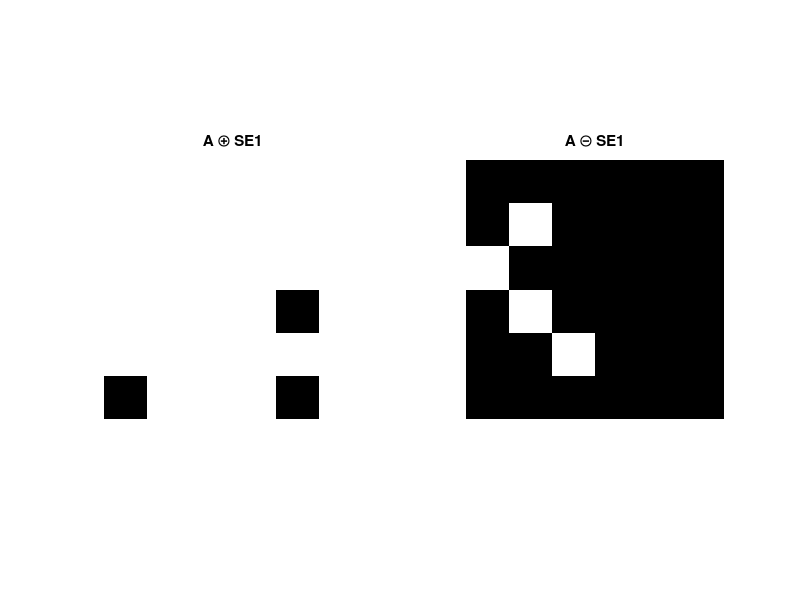
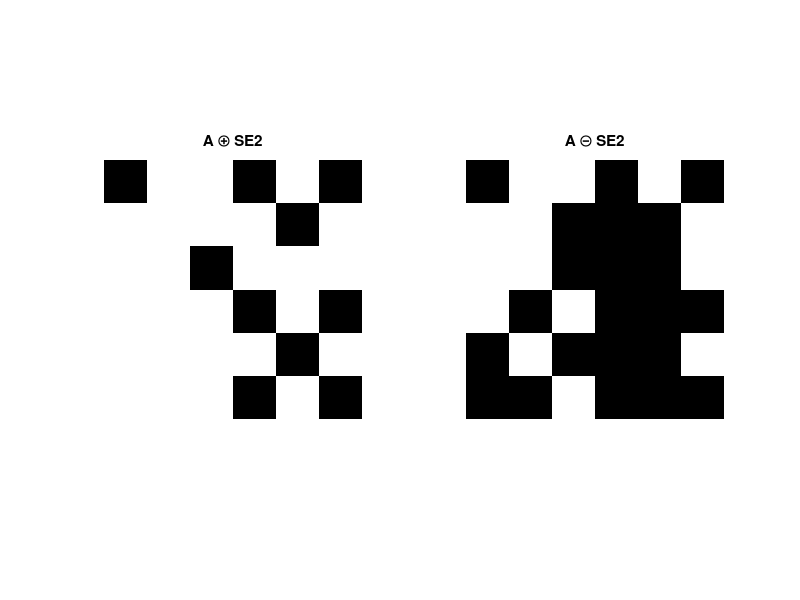
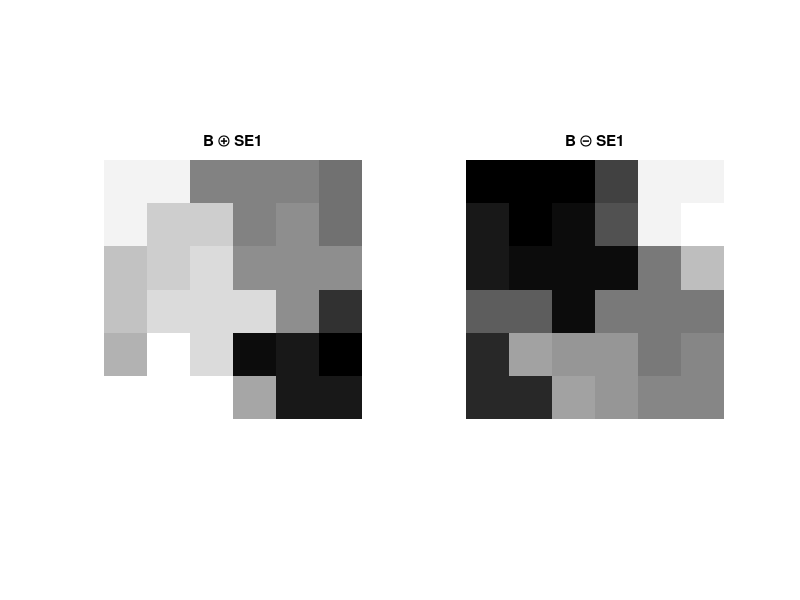
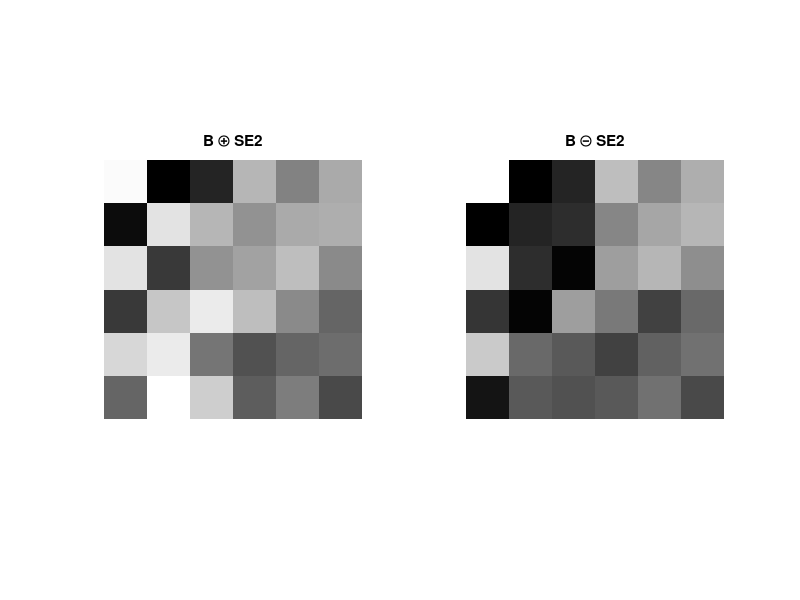

Reproduce these figures in MATLAB, in order.
clear;
close all;

% Declaración de matrices A y B, así como de los elementos estructurantes
A = [
    0 1 1 0 1 0;
    1 1 1 0 0 1;
    1 1 0 1 0 1;
    1 1 1 0 0 0;
    0 1 1 1 0 1;
    0 0 1 0 0 0
];

B = [
  35 1 6 26 19 24;
  3 32 7 21 23 25;
  31 9 2 22 27 20;
  8 28 33 17 10 15;
  30 15 13 12 14 16;
  4 36 29 13 18 11
];

SE1 = [
    0 1 0;
    1 1 1;
    0 1 0
];

% Para definir SE2 debemos añadir elementos de relleno con valor cero para
% poder controlar el elemento que será tomado como pivote.
SE2 = [
    0, 0, 1;
    0, 1, 0;
    0, 0, 0
];

% En la función imshow se usa el array [] como argumento para indicar
% que los pixeles sean mapeados al rango [0, 255] en vez de conservar
% su valor real, así los resultados se podrán visualizar mejor.

% Figura con resultados de la dilatación y erosión de A con SE1
figure;
subplot(1, 2, 1);
imshow(imresize(imdilate(A, SE1), 40, 'nearest'));
title('A ⊕ SE1');

subplot(1, 2, 2);
imshow(imresize(imerode(A, SE1), 40, 'nearest'));
title('A ⊖ SE1');

exportgraphics(gcf, 'A-SE1.png', 'Resolution', 1200);

% Figura con resultados de la dilatación y erosión de A con SE2
figure;
subplot(1, 2, 1);
% Al utilizar la dilatación, MATLAB parece aplicar una transposición
% al elemento estructurante, por lo que debemos usar la función
% directamente con la matriz transpuesta para obtener el resultado deseado.
% Esto solo es necesario cuando usamos SE2 y no con SE1, ya que este
% último es simétrico.
imshow(imresize(imdilate(A, SE2'), 40, 'nearest'));
title('A ⊕ SE2');

subplot(1, 2, 2);
imshow(imresize(imerode(A, SE2), 40, 'nearest'));
title('A ⊖ SE2');

exportgraphics(gcf, 'A-SE2.png', 'Resolution', 1200);

% Figura con resultados de la dilatación y erosión de B con SE1
figure;
subplot(1, 2, 1);
imshow(imresize(imdilate(B, SE1), 40, 'nearest'), []);
title('B ⊕ SE1');

subplot(1, 2, 2);
imshow(imresize(imerode(B, SE1), 40, 'nearest'), []);
title('B ⊖ SE1');

exportgraphics(gcf, 'B-SE1.png', 'Resolution', 1200);

% Figura con resultados de la dilatación y erosión de B con SE2
figure;
subplot(1, 2, 1);
imshow(imresize(imdilate(B, SE2'), 40, 'nearest'), []);
title('B ⊕ SE2');

subplot(1, 2, 2);
imshow(imresize(imerode(B, SE2), 40, 'nearest'), []);
title('B ⊖ SE2');

exportgraphics(gcf, 'B-SE2.png', 'Resolution', 1200);
